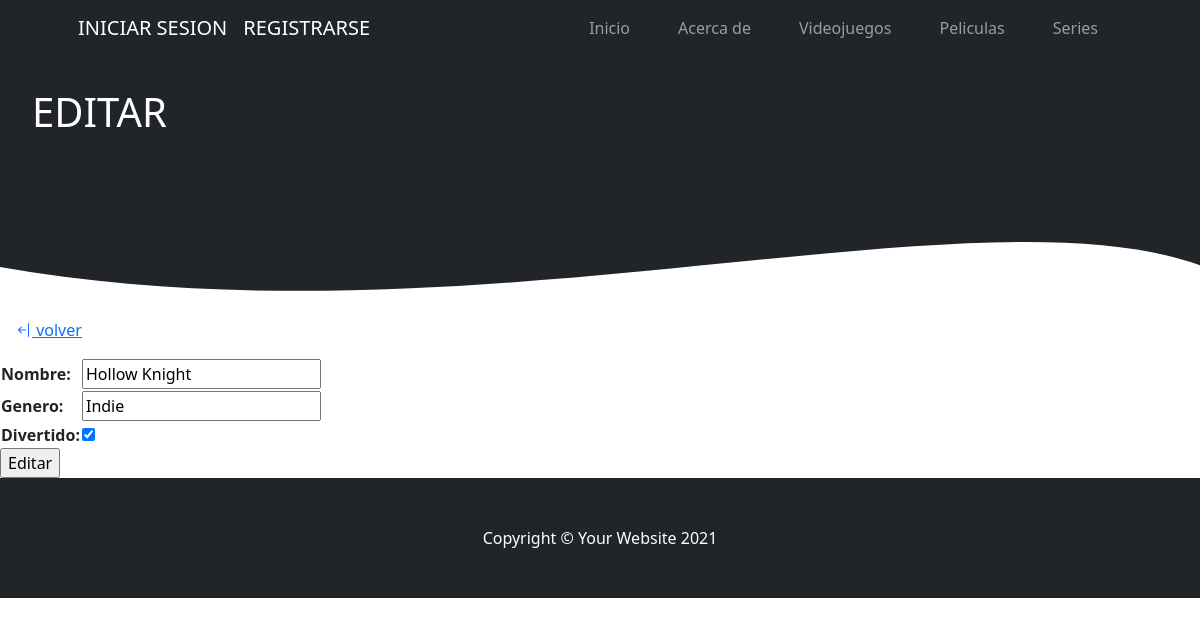
The app's page /entretenimiento/videojuegos/18/editar with its own data.
### entretenimiento/models.py (models this page shows, shortened)
class VideoJuegos(models.Model):
    nombre = models.CharField(max_length=40)
    genero = models.CharField(max_length=20)
    divertido = models.BooleanField()

### entretenimiento/views.py (the view)
# urls.py: path('videojuegos/<int:pk>/editar', views.EditarVideojuego.as_view() , name='editar_videojuego'),
class EditarVideojuego(UpdateView):
    model = VideoJuegos
    success_url = '/entretenimiento/videojuegos/lista'
    fields = ['nombre', 'genero', 'divertido']

### entretenimiento/templates/entretenimiento/videojuegos_form.html (shortened to what this page needs)
{% extends 'index/index.html' %}
{% block header_block %}
    <div style='display: felx; background-color: #212529;'>
        <h1 style='justify-content: center; color: #fff; padding: 2rem; margin: 0;'>EDITAR</h1>
    </div>
    <div style="height: 150px; overflow: hidden;" ><svg viewBox="0 0 500 150" preserveAspectRatio="none" style="height: 100%; width: 100%;"><path d="M-95.65,35.05 C144.74,263.98 442.15,-48.83 526.80,134.72 L500.00,0.00 L0.00,0.00 Z" style="stroke: none; fill: #212529;"></path></svg></div>
{% endblock header_block %}
{% block body_block %}
    <p>
        <a href={% url 'lista_videojuegos' %} style='padding: 1rem;'><i class="bi bi-arrow-bar-left"></i> volver</a>
    </p>
    <form action='' %} method='post'>
        <table>
            {{form.as_table}}
        </table>
        <input type="submit" value='Editar'>
    </form>
{% endblock body_block %}

### records on screen
VideoJuegos: nombre "Hollow Knight", genero "Indie", divertido "☑"
